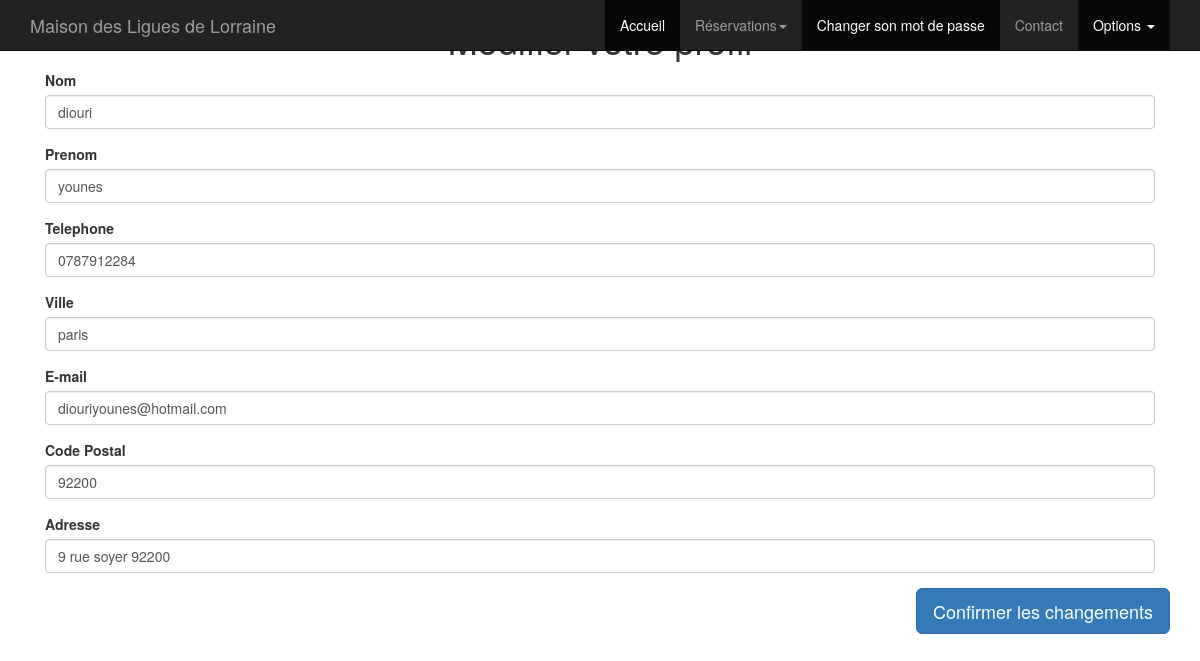
The app's page /modifprofil.php (signed in) with its own data.
### tables this page shows
CREATE TABLE IF NOT EXISTS `contact` (
  `idcontact` int(20) NOT NULL AUTO_INCREMENT,
  `nom` text NOT NULL,
  `prenom` text NOT NULL,
  `telephone` text NOT NULL,
  `ville` text NOT NULL,
  `email` text NOT NULL,
  `codepostal` text NOT NULL,
  `adresse` text NOT NULL,
  `sport` text NOT NULL,
  `login` varchar(20) NOT NULL,
  `password` varchar(20) NOT NULL,
  `credits` double(6,2) NOT NULL,
  `date_changepass` varchar(30) NOT NULL,
  `nombre_reservations` int(11) NOT NULL,
  PRIMARY KEY (`idcontact`)
);

### modifprofil.php (the view, shortened to what this page needs)
<?php
	include("nav.php");
	$req="select nom, prenom, telephone, ville, email, codepostal, adresse from contact where login='".$_SESSION['login']."'";
	$query=mysql_query($req);;
	$result = mysql_fetch_assoc($query);
	$nom = $result['nom'];
	$prenom = $result['prenom'];
	$telephone = $result['telephone'];
	$ville = $result['ville'];
	$mail = $result['email'];
	$codepostal = $result['codepostal'];
	$adresse = $result['adresse'];
?>
<head>
</head>
<div class="container">
	<form method="POST" action="modifprofil.php">
		<div class="col-md-12">
			<h1 class="text-center">Modifier votre profil</h1>
			<div class="form-group">
				<label class="control-label">Nom</label>
				<input  maxlength="100" type="text" name="nom"   class="form-control" value="<?php echo $nom; ?>" placeholder="<?php echo $nom; ?>"  />
			</div>
			<div class="form-group">
				<label class="control-label">Prenom</label>
				<input maxlength="100" type="text" name="prenom"   class="form-control" value="<?php echo $prenom; ?>" placeholder="<?php echo $prenom; ?>" />
			</div>
			<div class="form-group">
				<label class="control-label">Telephone</label>
				<input maxlength="10" type="text" name="telephone"   class="form-control" value="<?php echo $telephone; ?>" placeholder="<?php echo $telephone; ?>" />
			</div>
			<div class="form-group">
				<label class="control-label">Ville</label>
				<input maxlength="100" type="text" name="ville"   class="form-control" value="<?php echo $ville; ?>" placeholder="<?php echo $ville; ?>" />
			</div>
			<div class="form-group">
				<label class="control-label">E-mail</label>
				<input maxlength="100" type="text" name="mail"   class="form-control" value="<?php echo $mail; ?>" placeholder="<?php echo $mail; ?>" />
			</div>
			<div class="form-group">
				<label class="control-label">Code Postal</label>
				<input maxlength="5" type="text" name="codepostal"   class="form-control" value="<?php echo $codepostal; ?>" placeholder="<?php echo $codepostal; ?>" />
			</div>
			<div class="form-group">
				<label class="control-label">Adresse</label>
				<input maxlength="100" type="text" name="adresse"   class="form-control" value="<?php echo $adresse; ?>" placeholder="<?php echo $adresse; ?>" />
            </div>
		</div>
		<button class="btn btn-primary btn-lg pull-right" name="envoyer" type="submit">Confirmer les changements</button>
	</form>
</div>
<body>
</html>

### records on screen
contact: nom "diouri", prenom "younes", telephone "0787912284", ville "paris", mail "diouriyounes@hotmail.com", codepostal "92200", adresse "9 rue soyer 92200"
